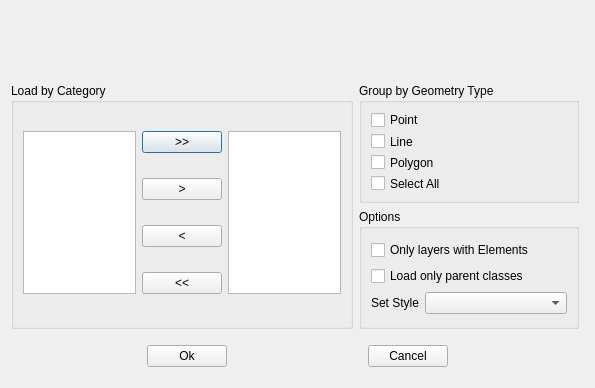
<?xml version="1.0" encoding="UTF-8"?>
<ui version="4.0">
 <class>LoadByCategory</class>
 <widget class="QDialog" name="LoadByCategory">
  <property name="geometry">
   <rect>
    <x>0</x>
    <y>0</y>
    <width>595</width>
    <height>388</height>
   </rect>
  </property>
  <property name="windowTitle">
   <string>Load Layers by Category</string>
  </property>
  <layout class="QGridLayout" name="gridLayout_6">
   <item row="0" column="0" colspan="2">
    <widget class="ConnectionWidget" name="widget" native="true"/>
   </item>
   <item row="1" column="0">
    <widget class="QGroupBox" name="groupBox">
     <property name="title">
      <string>Load by Category</string>
     </property>
     <layout class="QGridLayout" name="gridLayout_3">
      <item row="0" column="0" rowspan="4">
       <widget class="QListWidget" name="listWidgetCategoryFrom">
        <property name="sizePolicy">
         <sizepolicy hsizetype="Preferred" vsizetype="Preferred">
          <horstretch>0</horstretch>
          <verstretch>0</verstretch>
         </sizepolicy>
        </property>
        <property name="selectionMode">
         <enum>QAbstractItemView::MultiSelection</enum>
        </property>
       </widget>
      </item>
      <item row="0" column="1">
       <widget class="QPushButton" name="pushButtonSelectAll">
        <property name="toolTip">
         <string>Select all categories in the database</string>
        </property>
        <property name="text">
         <string>&gt;&gt;</string>
        </property>
       </widget>
      </item>
      <item row="0" column="2" rowspan="4">
       <widget class="QListWidget" name="listWidgetCategoryTo">
        <property name="sizePolicy">
         <sizepolicy hsizetype="Preferred" vsizetype="Preferred">
          <horstretch>0</horstretch>
          <verstretch>0</verstretch>
         </sizepolicy>
        </property>
        <property name="selectionMode">
         <enum>QAbstractItemView::MultiSelection</enum>
        </property>
       </widget>
      </item>
      <item row="1" column="1">
       <widget class="QPushButton" name="pushButtonSelectOne">
        <property name="toolTip">
         <string>Select only the selected</string>
        </property>
        <property name="text">
         <string>&gt;</string>
        </property>
       </widget>
      </item>
      <item row="2" column="1">
       <widget class="QPushButton" name="pushButtonDeselectOne">
        <property name="toolTip">
         <string>Remove from list only the selected categories</string>
        </property>
        <property name="text">
         <string>&lt;</string>
        </property>
       </widget>
      </item>
      <item row="3" column="1">
       <widget class="QPushButton" name="pushButtonDeselectAll">
        <property name="toolTip">
         <string>Remove all categories</string>
        </property>
        <property name="text">
         <string>&lt;&lt;</string>
        </property>
       </widget>
      </item>
     </layout>
    </widget>
   </item>
   <item row="1" column="1">
    <layout class="QGridLayout" name="gridLayout_5">
     <property name="rightMargin">
      <number>5</number>
     </property>
     <item row="0" column="0">
      <widget class="QGroupBox" name="groupBox_2">
       <property name="sizePolicy">
        <sizepolicy hsizetype="Fixed" vsizetype="Fixed">
         <horstretch>0</horstretch>
         <verstretch>0</verstretch>
        </sizepolicy>
       </property>
       <property name="minimumSize">
        <size>
         <width>220</width>
         <height>120</height>
        </size>
       </property>
       <property name="maximumSize">
        <size>
         <width>220</width>
         <height>120</height>
        </size>
       </property>
       <property name="title">
        <string>Group by Geometry Type</string>
       </property>
       <layout class="QGridLayout" name="gridLayout_2">
        <item row="0" column="0">
         <layout class="QVBoxLayout" name="verticalLayout_3">
          <item>
           <widget class="QCheckBox" name="checkBoxPoint">
            <property name="text">
             <string>Point</string>
            </property>
           </widget>
          </item>
          <item>
           <widget class="QCheckBox" name="checkBoxLine">
            <property name="text">
             <string>Line</string>
            </property>
           </widget>
          </item>
          <item>
           <widget class="QCheckBox" name="checkBoxPolygon">
            <property name="text">
             <string>Polygon</string>
            </property>
           </widget>
          </item>
          <item>
           <widget class="QCheckBox" name="checkBoxAll">
            <property name="text">
             <string>Select All</string>
            </property>
           </widget>
          </item>
         </layout>
        </item>
       </layout>
      </widget>
     </item>
     <item row="1" column="0">
      <widget class="QGroupBox" name="groupBox_3">
       <property name="sizePolicy">
        <sizepolicy hsizetype="Fixed" vsizetype="Fixed">
         <horstretch>0</horstretch>
         <verstretch>0</verstretch>
        </sizepolicy>
       </property>
       <property name="minimumSize">
        <size>
         <width>220</width>
         <height>120</height>
        </size>
       </property>
       <property name="maximumSize">
        <size>
         <width>220</width>
         <height>120</height>
        </size>
       </property>
       <property name="title">
        <string>Options</string>
       </property>
       <layout class="QGridLayout" name="gridLayout">
        <item row="0" column="0">
         <layout class="QGridLayout" name="gridLayout_4">
          <item row="0" column="0">
           <widget class="QCheckBox" name="checkBoxOnlyWithElements">
            <property name="sizePolicy">
             <sizepolicy hsizetype="MinimumExpanding" vsizetype="Fixed">
              <horstretch>100</horstretch>
              <verstretch>0</verstretch>
             </sizepolicy>
            </property>
            <property name="minimumSize">
             <size>
              <width>120</width>
              <height>0</height>
             </size>
            </property>
            <property name="text">
             <string>Only layers with Elements</string>
            </property>
           </widget>
          </item>
          <item row="1" column="0">
           <widget class="QCheckBox" name="onlyParentsCheckBox">
            <property name="sizePolicy">
             <sizepolicy hsizetype="MinimumExpanding" vsizetype="Fixed">
              <horstretch>0</horstretch>
              <verstretch>0</verstretch>
             </sizepolicy>
            </property>
            <property name="minimumSize">
             <size>
              <width>100</width>
              <height>0</height>
             </size>
            </property>
            <property name="text">
             <string>Load only parent classes</string>
            </property>
           </widget>
          </item>
          <item row="2" column="0">
           <layout class="QHBoxLayout" name="horizontalLayout">
            <item>
             <widget class="QLabel" name="label">
              <property name="sizePolicy">
               <sizepolicy hsizetype="Fixed" vsizetype="Fixed">
                <horstretch>0</horstretch>
                <verstretch>0</verstretch>
               </sizepolicy>
              </property>
              <property name="text">
               <string>Set Style</string>
              </property>
             </widget>
            </item>
            <item>
             <widget class="QComboBox" name="styleComboBox">
              <property name="sizePolicy">
               <sizepolicy hsizetype="MinimumExpanding" vsizetype="Fixed">
                <horstretch>0</horstretch>
                <verstretch>0</verstretch>
               </sizepolicy>
              </property>
              <property name="minimumSize">
               <size>
                <width>100</width>
                <height>0</height>
               </size>
              </property>
             </widget>
            </item>
           </layout>
          </item>
         </layout>
        </item>
       </layout>
      </widget>
     </item>
    </layout>
   </item>
   <item row="2" column="0" colspan="2">
    <layout class="QHBoxLayout" name="horizontalLayout_4">
     <property name="topMargin">
      <number>10</number>
     </property>
     <property name="bottomMargin">
      <number>10</number>
     </property>
     <item>
      <spacer name="horizontalSpacer_4">
       <property name="orientation">
        <enum>Qt::Horizontal</enum>
       </property>
       <property name="sizeHint" stdset="0">
        <size>
         <width>40</width>
         <height>20</height>
        </size>
       </property>
      </spacer>
     </item>
     <item>
      <widget class="QPushButton" name="pushButtonOk">
       <property name="text">
        <string>Ok</string>
       </property>
      </widget>
     </item>
     <item>
      <spacer name="horizontalSpacer_3">
       <property name="orientation">
        <enum>Qt::Horizontal</enum>
       </property>
       <property name="sizeHint" stdset="0">
        <size>
         <width>40</width>
         <height>20</height>
        </size>
       </property>
      </spacer>
     </item>
     <item>
      <widget class="QPushButton" name="pushButtonCancel">
       <property name="text">
        <string>Cancel</string>
       </property>
      </widget>
     </item>
     <item>
      <spacer name="horizontalSpacer_5">
       <property name="orientation">
        <enum>Qt::Horizontal</enum>
       </property>
       <property name="sizeHint" stdset="0">
        <size>
         <width>40</width>
         <height>20</height>
        </size>
       </property>
      </spacer>
     </item>
    </layout>
   </item>
  </layout>
  <zorder>groupBox</zorder>
  <zorder>widget</zorder>
 </widget>
 <customwidgets>
  <customwidget>
   <class>ConnectionWidget</class>
   <extends>QWidget</extends>
   <header>DsgTools.CustomWidgets.connectionWidget.h</header>
   <container>1</container>
  </customwidget>
 </customwidgets>
 <resources/>
 <connections/>
</ui>
